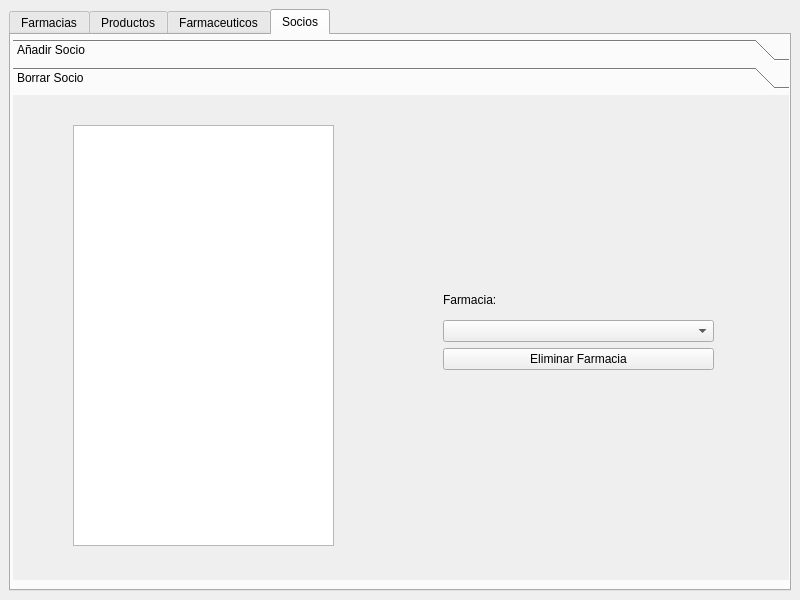
<?xml version="1.0" encoding="UTF-8"?>
<ui version="4.0">
 <class>MainWindow</class>
 <widget class="QMainWindow" name="MainWindow">
  <property name="geometry">
   <rect>
    <x>0</x>
    <y>0</y>
    <width>800</width>
    <height>600</height>
   </rect>
  </property>
  <property name="windowTitle">
   <string>Farmacias Simon</string>
  </property>
  <property name="windowIcon">
   <iconset>
    <normaloff>../../../../.designer/backup/images/pill.png</normaloff>../../../../.designer/backup/images/pill.png</iconset>
  </property>
  <widget class="QWidget" name="centralwidget">
   <layout class="QVBoxLayout" name="verticalLayout">
    <item>
     <widget class="QTabWidget" name="tabWidget">
      <property name="currentIndex">
       <number>3</number>
      </property>
      <widget class="QWidget" name="widget">
       <property name="accessibleName">
        <string/>
       </property>
       <attribute name="title">
        <string>Farmacias</string>
       </attribute>
       <layout class="QVBoxLayout" name="verticalLayout_2">
        <item>
         <widget class="QToolBox" name="farmacia_toolbox">
          <property name="currentIndex">
           <number>1</number>
          </property>
          <widget class="QWidget" name="widget_2">
           <property name="geometry">
            <rect>
             <x>0</x>
             <y>0</y>
             <width>98</width>
             <height>28</height>
            </rect>
           </property>
           <attribute name="label">
            <string>Crear</string>
           </attribute>
           <widget class="QWidget" name="verticalLayoutWidget_2">
            <property name="geometry">
             <rect>
              <x>160</x>
              <y>0</y>
              <width>591</width>
              <height>461</height>
             </rect>
            </property>
            <layout class="QVBoxLayout" name="verticalLayout_9">
             <item>
              <widget class="QLineEdit" name="nomfarm_edit"/>
             </item>
             <item>
              <widget class="QLineEdit" name="ubifarm_edit"/>
             </item>
             <item>
              <widget class="QPushButton" name="crearfarm_bt">
               <property name="text">
                <string>Crear Farmacia</string>
               </property>
              </widget>
             </item>
            </layout>
           </widget>
           <widget class="QWidget" name="verticalLayoutWidget">
            <property name="geometry">
             <rect>
              <x>0</x>
              <y>0</y>
              <width>151</width>
              <height>321</height>
             </rect>
            </property>
            <layout class="QVBoxLayout" name="verticalLayout_11">
             <item>
              <widget class="QLabel" name="label">
               <property name="enabled">
                <bool>true</bool>
               </property>
               <property name="text">
                <string>Nombre de Farmacia:</string>
               </property>
              </widget>
             </item>
             <item>
              <widget class="QLabel" name="label_3">
               <property name="text">
                <string>Ubicacion Farmacia:</string>
               </property>
              </widget>
             </item>
            </layout>
           </widget>
          </widget>
          <widget class="QWidget" name="page_6">
           <property name="geometry">
            <rect>
             <x>0</x>
             <y>0</y>
             <width>760</width>
             <height>469</height>
            </rect>
           </property>
           <attribute name="label">
            <string>Eliminar</string>
           </attribute>
           <widget class="QWidget" name="verticalLayoutWidget_3">
            <property name="geometry">
             <rect>
              <x>389</x>
              <y>70</y>
              <width>331</width>
              <height>301</height>
             </rect>
            </property>
            <layout class="QVBoxLayout" name="verticalLayout_12">
             <item>
              <widget class="QPushButton" name="borrarfarm_bt">
               <property name="text">
                <string>Borrar Farmacia</string>
               </property>
              </widget>
             </item>
            </layout>
           </widget>
           <widget class="QWidget" name="verticalLayoutWidget_6">
            <property name="geometry">
             <rect>
              <x>60</x>
              <y>150</y>
              <width>281</width>
              <height>80</height>
             </rect>
            </property>
            <layout class="QVBoxLayout" name="verticalLayout_10">
             <item>
              <widget class="QComboBox" name="eliminarfarm_cb"/>
             </item>
            </layout>
           </widget>
          </widget>
         </widget>
        </item>
       </layout>
      </widget>
      <widget class="QWidget" name="Productos">
       <attribute name="title">
        <string>Productos</string>
       </attribute>
       <layout class="QVBoxLayout" name="verticalLayout_3">
        <item>
         <widget class="QToolBox" name="productos_toolbox">
          <property name="autoFillBackground">
           <bool>false</bool>
          </property>
          <property name="styleSheet">
           <string notr="true"/>
          </property>
          <property name="currentIndex">
           <number>0</number>
          </property>
          <widget class="QWidget" name="page_3">
           <property name="geometry">
            <rect>
             <x>0</x>
             <y>0</y>
             <width>760</width>
             <height>438</height>
            </rect>
           </property>
           <attribute name="label">
            <string>Lista de Productos</string>
           </attribute>
           <widget class="QWidget" name="verticalLayoutWidget_9">
            <property name="geometry">
             <rect>
              <x>520</x>
              <y>170</y>
              <width>241</width>
              <height>111</height>
             </rect>
            </property>
            <layout class="QVBoxLayout" name="verticalLayout_15">
             <item>
              <widget class="QLabel" name="label_8">
               <property name="text">
                <string>Farmacia:</string>
               </property>
              </widget>
             </item>
             <item>
              <widget class="QComboBox" name="listarprofarm_cb"/>
             </item>
            </layout>
           </widget>
           <widget class="QWidget" name="verticalLayoutWidget_10">
            <property name="geometry">
             <rect>
              <x>30</x>
              <y>10</y>
              <width>481</width>
              <height>411</height>
             </rect>
            </property>
            <layout class="QVBoxLayout" name="verticalLayout_16">
             <item>
              <widget class="QListView" name="listView"/>
             </item>
            </layout>
           </widget>
          </widget>
          <widget class="QWidget" name="page_4">
           <property name="geometry">
            <rect>
             <x>0</x>
             <y>0</y>
             <width>98</width>
             <height>28</height>
            </rect>
           </property>
           <attribute name="label">
            <string>Pedir Productos</string>
           </attribute>
           <widget class="QListView" name="pedirproductos_list">
            <property name="geometry">
             <rect>
              <x>30</x>
              <y>20</y>
              <width>256</width>
              <height>381</height>
             </rect>
            </property>
           </widget>
           <widget class="QWidget" name="verticalLayoutWidget_4">
            <property name="geometry">
             <rect>
              <x>350</x>
              <y>30</y>
              <width>391</width>
              <height>162</height>
             </rect>
            </property>
            <layout class="QVBoxLayout" name="verticalLayout_13">
             <item>
              <widget class="QLabel" name="label_9">
               <property name="text">
                <string>Farmacia:</string>
               </property>
              </widget>
             </item>
             <item>
              <widget class="QComboBox" name="pedirprofarm_cb"/>
             </item>
             <item>
              <widget class="QLabel" name="label_4">
               <property name="text">
                <string>Laboratorio</string>
               </property>
              </widget>
             </item>
             <item>
              <widget class="QComboBox" name="laboratoriopro_cb"/>
             </item>
             <item>
              <widget class="QLabel" name="label_5">
               <property name="text">
                <string>Cantidad?</string>
               </property>
              </widget>
             </item>
             <item>
              <widget class="QSpinBox" name="cantidadpro_spin"/>
             </item>
            </layout>
           </widget>
           <widget class="QPushButton" name="pedir_bt">
            <property name="geometry">
             <rect>
              <x>350</x>
              <y>220</y>
              <width>381</width>
              <height>29</height>
             </rect>
            </property>
            <property name="text">
             <string>Pedir</string>
            </property>
           </widget>
          </widget>
          <widget class="QWidget" name="page_7">
           <property name="geometry">
            <rect>
             <x>0</x>
             <y>0</y>
             <width>98</width>
             <height>28</height>
            </rect>
           </property>
           <attribute name="label">
            <string>Eliminar Productos</string>
           </attribute>
           <widget class="QTableWidget" name="eliproductos_table">
            <property name="geometry">
             <rect>
              <x>40</x>
              <y>30</y>
              <width>351</width>
              <height>371</height>
             </rect>
            </property>
           </widget>
           <widget class="QWidget" name="verticalLayoutWidget_5">
            <property name="geometry">
             <rect>
              <x>449</x>
              <y>60</y>
              <width>271</width>
              <height>181</height>
             </rect>
            </property>
            <layout class="QVBoxLayout" name="verticalLayout_14">
             <item>
              <widget class="QLabel" name="label_10">
               <property name="text">
                <string>Farmacia:</string>
               </property>
              </widget>
             </item>
             <item>
              <widget class="QComboBox" name="eliminarprofarm_cb"/>
             </item>
             <item>
              <widget class="QLabel" name="label_6">
               <property name="text">
                <string>Cantidad a Borrar del Producto:</string>
               </property>
              </widget>
             </item>
             <item>
              <widget class="QSpinBox" name="borrarpro_spin"/>
             </item>
             <item>
              <widget class="QPushButton" name="borrarpro_bt">
               <property name="text">
                <string>Borrar Producto</string>
               </property>
              </widget>
             </item>
            </layout>
           </widget>
          </widget>
         </widget>
        </item>
       </layout>
      </widget>
      <widget class="QWidget" name="tab_2">
       <attribute name="title">
        <string>Farmaceuticos</string>
       </attribute>
       <layout class="QHBoxLayout" name="horizontalLayout">
        <item>
         <widget class="QToolBox" name="farmaceuticos_toolbox">
          <property name="currentIndex">
           <number>1</number>
          </property>
          <widget class="QWidget" name="page_8">
           <property name="geometry">
            <rect>
             <x>0</x>
             <y>0</y>
             <width>254</width>
             <height>95</height>
            </rect>
           </property>
           <attribute name="label">
            <string>Lista de Farmaceuticos</string>
           </attribute>
           <layout class="QVBoxLayout" name="verticalLayout_5">
            <item>
             <layout class="QHBoxLayout" name="horizontalLayout_3">
              <item>
               <widget class="QLabel" name="label_7">
                <property name="text">
                 <string>Farmacia:</string>
                </property>
               </widget>
              </item>
              <item>
               <widget class="QComboBox" name="comboBox_2"/>
              </item>
              <item>
               <layout class="QVBoxLayout" name="verticalLayout_8"/>
              </item>
              <item>
               <widget class="QTableWidget" name="listafarma_table"/>
              </item>
             </layout>
            </item>
           </layout>
          </widget>
          <widget class="QWidget" name="EnviarFarmaBodegas">
           <property name="geometry">
            <rect>
             <x>0</x>
             <y>0</y>
             <width>760</width>
             <height>438</height>
            </rect>
           </property>
           <property name="accessibleName">
            <string>BodegaEnviarFarma</string>
           </property>
           <property name="accessibleDescription">
            <string/>
           </property>
           <attribute name="label">
            <string>EnviarFarmaceutico a La Bodega</string>
           </attribute>
           <widget class="QWidget" name="verticalLayoutWidget_7">
            <property name="geometry">
             <rect>
              <x>360</x>
              <y>110</y>
              <width>361</width>
              <height>141</height>
             </rect>
            </property>
            <layout class="QVBoxLayout" name="verticalLayout_6">
             <item>
              <widget class="QLabel" name="label_2">
               <property name="text">
                <string>Escoga que farmacia:</string>
               </property>
              </widget>
             </item>
             <item>
              <widget class="QComboBox" name="comboBox"/>
             </item>
             <item>
              <widget class="QPushButton" name="pushButton">
               <property name="text">
                <string>Enviar a la Bodega de la Farmacia</string>
               </property>
              </widget>
             </item>
            </layout>
           </widget>
           <widget class="QWidget" name="verticalLayoutWidget_8">
            <property name="geometry">
             <rect>
              <x>10</x>
              <y>20</y>
              <width>331</width>
              <height>401</height>
             </rect>
            </property>
            <layout class="QVBoxLayout" name="verticalLayout_7">
             <item>
              <widget class="QListView" name="farmabodega_list"/>
             </item>
            </layout>
           </widget>
          </widget>
          <widget class="QWidget" name="page_9">
           <property name="geometry">
            <rect>
             <x>0</x>
             <y>0</y>
             <width>253</width>
             <height>93</height>
            </rect>
           </property>
           <attribute name="label">
            <string>Despedir Farmaceuticos</string>
           </attribute>
           <layout class="QHBoxLayout" name="horizontalLayout_2">
            <item>
             <widget class="QTableWidget" name="farmaceuticos_table"/>
            </item>
            <item>
             <layout class="QVBoxLayout" name="verticalLayout_4">
              <item>
               <widget class="QPushButton" name="borrarfarma_bt">
                <property name="text">
                 <string>BorrarFarmaceutico</string>
                </property>
               </widget>
              </item>
             </layout>
            </item>
           </layout>
          </widget>
         </widget>
        </item>
       </layout>
      </widget>
      <widget class="QWidget" name="widget">
       <attribute name="title">
        <string>Socios</string>
       </attribute>
       <widget class="QToolBox" name="toolBox">
        <property name="geometry">
         <rect>
          <x>2</x>
          <y>4</y>
          <width>781</width>
          <height>541</height>
         </rect>
        </property>
        <property name="currentIndex">
         <number>1</number>
        </property>
        <widget class="QWidget" name="widget">
         <property name="geometry">
          <rect>
           <x>0</x>
           <y>0</y>
           <width>781</width>
           <height>479</height>
          </rect>
         </property>
         <attribute name="label">
          <string>Añadir Socio</string>
         </attribute>
         <widget class="QWidget" name="verticalLayoutWidget_11">
          <property name="geometry">
           <rect>
            <x>10</x>
            <y>10</y>
            <width>351</width>
            <height>451</height>
           </rect>
          </property>
          <layout class="QVBoxLayout" name="verticalLayout_19">
           <item>
            <widget class="QTableView" name="anadirsocio_table"/>
           </item>
          </layout>
         </widget>
         <widget class="QWidget" name="verticalLayoutWidget_12">
          <property name="geometry">
           <rect>
            <x>440</x>
            <y>160</y>
            <width>241</width>
            <height>101</height>
           </rect>
          </property>
          <layout class="QVBoxLayout" name="verticalLayout_17">
           <item>
            <widget class="QLabel" name="label_11">
             <property name="text">
              <string>Farmacia</string>
             </property>
            </widget>
           </item>
           <item>
            <widget class="QComboBox" name="addsociofarm_cb"/>
           </item>
           <item>
            <widget class="QPushButton" name="addsocio_bt">
             <property name="text">
              <string>Add Socio</string>
             </property>
            </widget>
           </item>
          </layout>
         </widget>
        </widget>
        <widget class="QWidget" name="page_2">
         <property name="geometry">
          <rect>
           <x>0</x>
           <y>0</y>
           <width>781</width>
           <height>479</height>
          </rect>
         </property>
         <attribute name="label">
          <string>Borrar Socio</string>
         </attribute>
         <widget class="QWidget" name="verticalLayoutWidget_13">
          <property name="geometry">
           <rect>
            <x>60</x>
            <y>30</y>
            <width>261</width>
            <height>421</height>
           </rect>
          </property>
          <layout class="QVBoxLayout" name="verticalLayout_18">
           <item>
            <widget class="QListView" name="borrarsocio_list"/>
           </item>
          </layout>
         </widget>
         <widget class="QWidget" name="verticalLayoutWidget_14">
          <property name="geometry">
           <rect>
            <x>430</x>
            <y>190</y>
            <width>271</width>
            <height>85</height>
           </rect>
          </property>
          <layout class="QVBoxLayout" name="verticalLayout_20">
           <item>
            <widget class="QLabel" name="label_12">
             <property name="text">
              <string>Farmacia:</string>
             </property>
            </widget>
           </item>
           <item>
            <widget class="QComboBox" name="borrarsocio_cb"/>
           </item>
           <item>
            <widget class="QPushButton" name="borrarsocio_bt">
             <property name="text">
              <string>Eliminar Farmacia</string>
             </property>
            </widget>
           </item>
          </layout>
         </widget>
        </widget>
       </widget>
      </widget>
     </widget>
    </item>
   </layout>
  </widget>
 </widget>
 <resources/>
 <connections/>
</ui>
